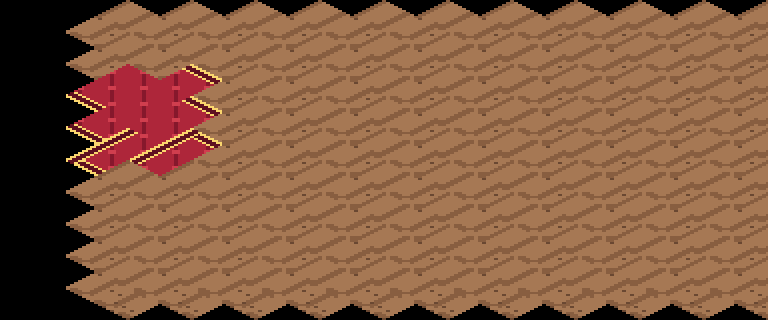

Tiled map render using the project's own tile images. Description and the whole map definition, tile-layer contents included, below:
An orthogonal 12x10 tile map with 64x32 px tiles, 1 tile layer (suelo).

<map version="1.10" orientation="orthogonal" renderorder="right-down" width="12" height="10" tilewidth="64" tileheight="32" infinite="0" nextlayerid="2" nextobjectid="1">
 <tileset firstgid="1" name="terreno_mundo" tilewidth="128" tileheight="64" tilecount="203" columns="8">
  <image source="../textures/../textures/terreno_mundo.png" width="1024" height="1664" />
 </tileset>
 <layer id="1" name="suelo" width="12" height="10">
  <data encoding="csv">
0,0,0,0,0,0,0,0,0,0,0,0,
0,167,167,167,167,167,167,167,167,167,167,167,
0,167,167,167,167,167,167,167,167,167,167,167,
0,175,177,167,167,167,167,167,167,167,167,167,
0,171,172,167,167,167,167,167,167,167,167,167,
0,176,178,167,167,167,167,167,167,167,167,167,
0,167,167,167,167,167,167,167,167,167,167,167,
0,167,167,167,167,167,167,167,167,167,167,167,
0,167,167,167,167,167,167,167,167,167,167,167,
0,167,167,167,167,167,167,167,167,167,167,167
</data>
 </layer>
</map>
